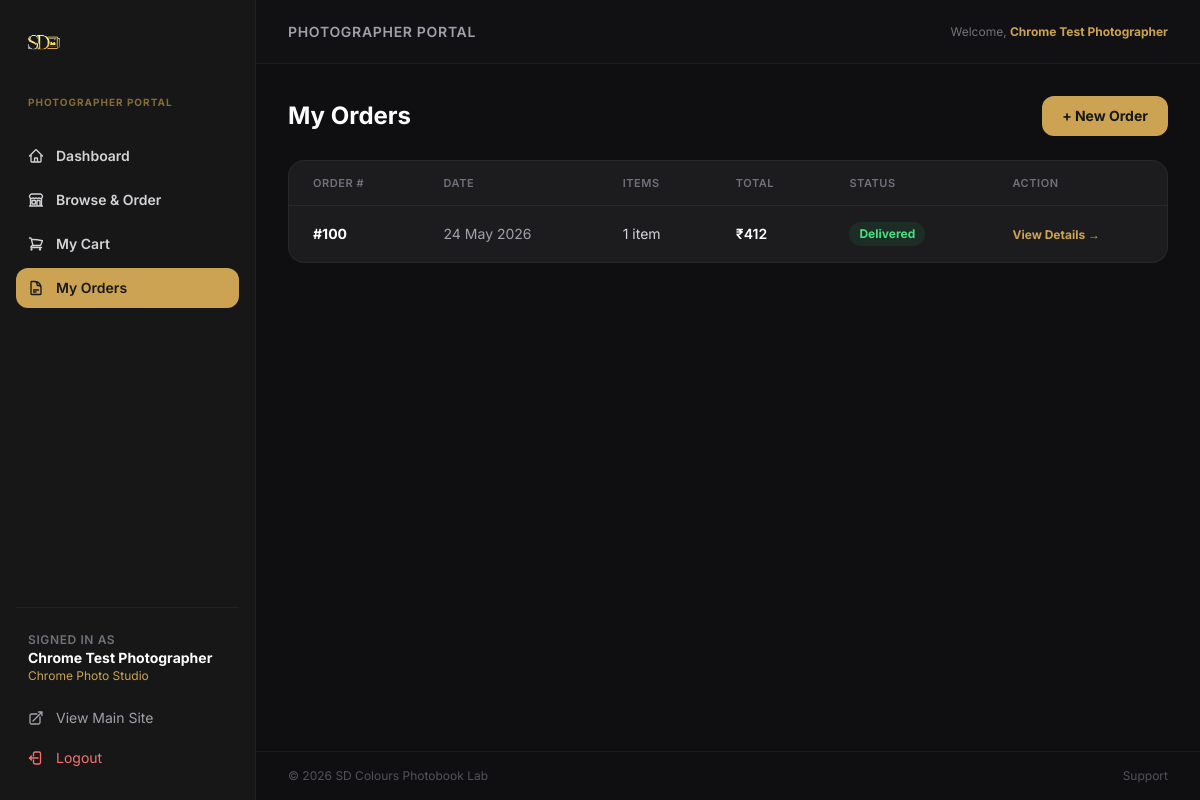
Screenshot of /backend/photographer/orders.php (signed in) with the database file from the repository.
### tables this page shows
CREATE TABLE `users` (
  `id` int(10) UNSIGNED NOT NULL,
  `name` varchar(150) NOT NULL,
  `email` varchar(200) NOT NULL,
  `password_hash` varchar(255) NOT NULL,
  `role` enum('admin','photographer') NOT NULL DEFAULT 'photographer',
  `phone` varchar(20) DEFAULT NULL,
  `studio_name` varchar(200) DEFAULT NULL,
  `city` varchar(100) DEFAULT NULL,
  `status` enum('pending','approved','rejected') NOT NULL DEFAULT 'pending',
  `created_at` datetime NOT NULL DEFAULT current_timestamp()
);

CREATE TABLE `orders` (
  `id` int(10) UNSIGNED NOT NULL,
  `photographer_id` int(10) UNSIGNED DEFAULT NULL,
  `status` enum('pending','processing','shipped','delivered','cancelled') NOT NULL DEFAULT 'pending',
  `total` decimal(10,2) NOT NULL DEFAULT 0.00,
  `notes` text DEFAULT NULL,
  `admin_notes` text DEFAULT NULL,
  `created_at` datetime NOT NULL DEFAULT current_timestamp(),
  `updated_at` datetime NOT NULL DEFAULT current_timestamp() ON UPDATE current_timestamp(),
  `shipping_address` text DEFAULT NULL,
  `manual_studio_name` varchar(200) DEFAULT NULL,
  `manual_phone` varchar(20) DEFAULT NULL,
  `manual_size` varchar(50) DEFAULT NULL,
  `discount_percent` decimal(5,2) DEFAULT 0.00,
  `discount_amount` decimal(10,2) DEFAULT 0.00,
  `secure_key` varchar(64) DEFAULT NULL,
  `net_pay` decimal(10,2) DEFAULT 0.00
);

### backend/includes/auth.php (called while the page is built, shortened)
<?php
function getCurrentUser() {
    $db = getDB();
    $stmt = $db->prepare('SELECT * FROM users WHERE id = ?');
    $stmt->execute([$_SESSION['user_id']]);
    return $stmt->fetch();
}

### backend/photographer/orders.php (the view, shortened to what this page needs)
<?php
require_once '../includes/auth.php';
$db     = getDB();
$userId = $_SESSION['user_id'];
$order  = null;
$items  = [];
$stmt = $db->prepare("SELECT o.*, COUNT(oi.id) as item_count FROM orders o LEFT JOIN order_items oi ON o.id=oi.order_id WHERE o.photographer_id=? GROUP BY o.id ORDER BY o.created_at DESC");
$stmt->execute([$userId]);
$orders = $stmt->fetchAll();
$statusMap = [
    'pending'    => ['bg-yellow-500/10 text-yellow-400', '⏳', 'Pending'],
    'paid'       => ['bg-green-500/10 text-green-400',  '💵', 'Paid'],
    'processing' => ['bg-blue-500/10 text-blue-400',    '⚙️', 'Processing'],
    'shipped'    => ['bg-purple-500/10 text-purple-400', '🚚', 'Shipped'],
    'delivered'  => ['bg-green-500/10 text-green-400',  '✅', 'Delivered'],
    'cancelled'  => ['bg-red-500/10 text-red-400',      '❌', 'Cancelled'],
];
require_once '../includes/photographer_header.php';
?>
  <?php if ($order): ?>
  <?php [$sc, $si, $sl] = $statusMap[$order['status']] ?? ['bg-zinc-500/10 text-zinc-400', '📄', ucfirst($order['status'])]; ?>
  <div class="mx-4 mb-4 <?= $sc ?> rounded-2xl px-4 py-3 flex items-center gap-3">
    <span class="text-xl"><?= $si ?></span>
    <div>
      <div class="font-bold text-sm"><?= $sl ?></div>
      <div class="text-xs opacity-70">Order status</div>
    </div>
  </div>
  <div class="mx-4 bg-darkcard border border-white/5 rounded-2xl overflow-hidden mb-4">
    <div class="px-4 py-3 border-b border-white/5">
      <span class="text-xs font-bold text-zinc-400 uppercase tracking-wider">Items Ordered</span>
    </div>
    <?php foreach ($items as $item): ?>
    <div class="px-4 py-3.5 border-b border-white/5 last:border-b-0">
      <div class="flex justify-between gap-2">
        <div class="flex-grow min-w-0">
          <div class="text-white font-bold text-sm leading-tight truncate"><?= htmlspecialchars($item['product_name']) ?></div>
          <?php if ($item['size']): ?><div class="text-zinc-500 text-xs mt-0.5">Size: <?= htmlspecialchars($item['size']) ?></div><?php endif; ?>
          <?php if ($item['notes']): ?><div class="text-zinc-600 text-xs mt-0.5 italic"><?= htmlspecialchars($item['notes']) ?></div><?php endif; ?>
          <div class="text-zinc-500 text-xs mt-1"><?= $item['quantity'] ?> × ₹<?= number_format($item['unit_price']) ?></div>
        </div>
        <div class="text-primary font-black text-sm flex-shrink-0">₹<?= number_format($item['unit_price'] * $item['quantity']) ?></div>
      </div>
    </div>
    <?php endforeach; ?>
    <div class="px-4 py-4 bg-white/3 flex justify-between items-center">
      <span class="text-zinc-300 font-bold">Total</span>
      <span class="text-primary font-black text-xl">₹<?= number_format($order['total']) ?></span>
    </div>
  </div>
  <?php if (!empty($order['shipping_address'])): ?>
  <div class="mx-4 mb-3 bg-darkcard border border-white/5 rounded-2xl px-4 py-3">
    <div class="text-[10px] font-bold text-zinc-500 uppercase tracking-wider mb-1">Shipping Address</div>
    <div class="text-zinc-300 text-sm whitespace-pre-line"><?= htmlspecialchars($order['shipping_address']) ?></div>
  </div>
  <?php endif; ?>
  <?php if ($order['notes']): ?>
  <div class="mx-4 mb-3 bg-darkcard border border-white/5 rounded-2xl px-4 py-3">
    <div class="text-[10px] font-bold text-zinc-500 uppercase tracking-wider mb-1">Your Note</div>
    <div class="text-zinc-300 text-sm"><?= htmlspecialchars($order['notes']) ?></div>
  </div>
  <?php endif; ?>
  <?php if (!empty($order['drive_link'])): ?>
  <div class="mx-4 mb-3 bg-darkcard border border-white/5 rounded-2xl px-4 py-3">
    <div class="text-[10px] font-bold text-zinc-500 uppercase tracking-wider mb-1">Google Drive / WeTransfer Link</div>
    <a href="<?= htmlspecialchars($order['drive_link']) ?>" target="_blank" class="text-primary text-sm font-bold hover:underline break-all block mt-1">
      🔗 Visit Link
    </a>
  </div>
  <?php endif; ?>
  <?php if ($order['admin_notes']): ?>
  <div class="mx-4 mb-3 bg-blue-500/5 border border-blue-500/20 rounded-2xl px-4 py-3">
    <div class="text-[10px] font-bold text-blue-400 uppercase tracking-wider mb-1">📋 Admin Note</div>
    <div class="text-zinc-300 text-sm"><?= htmlspecialchars($order['admin_notes']) ?></div>
  </div>
  <?php endif; ?>
  <div class="px-4">
    <a href="/photographer/shop.php" class="flex items-center justify-center gap-2 w-full bg-primary text-secondary font-bold text-sm py-4 rounded-2xl touch-btn">
      + Place Another Order
    </a>
  </div>
  <?php else: ?>
    <?php foreach ($orders as $o):
      [$sc, $si, $sl] = $statusMap[$o['status']] ?? ['bg-zinc-500/10 text-zinc-400', '📄', ucfirst($o['status'])];
    ?>
    <?php endforeach; ?>
  <?php endif; ?>
<div class="hidden md:block">
  <div class="flex items-center justify-between mb-6">
    <div class="flex items-center gap-4">
      <?php if ($order): ?>
      <a href="/photographer/orders.php" class="text-zinc-400 hover:text-white transition-all text-sm">← All Orders</a>
      <h1 class="text-2xl font-bold text-white">Order #<?= $order['id'] ?></h1>
      <?php else: ?>
      <h1 class="text-2xl font-bold text-white">My Orders</h1>
      <?php endif; ?>
    </div>
    <?php if (!$order): ?>
    <a href="/photographer/shop.php" class="bg-primary text-secondary px-5 py-2.5 rounded-xl font-bold text-sm hover:bg-primary-dark transition-all">+ New Order</a>
    <?php endif; ?>
  </div>
  <?php if ($order): ?>
  <?php [$sc, $si, $sl] = $statusMap[$order['status']] ?? ['bg-zinc-500/10 text-zinc-400', '📄', ucfirst($order['status'])]; ?>
  <div class="bg-darkcard border border-white/5 rounded-2xl overflow-hidden mb-6">
    <div class="px-6 py-4 border-b border-white/5 flex justify-between items-center">
      <div>
        <div class="text-zinc-400 text-xs">Order Date</div>
        <div class="text-white font-bold"><?= date('d M Y, h:i A', strtotime($order['created_at'])) ?></div>
      </div>
      <span class="px-4 py-1.5 rounded-full text-sm font-bold <?= $sc ?>"><?= $sl ?></span>
    </div>
    <?php foreach ($items as $item): ?>
    <div class="px-6 py-4 border-b border-white/5 flex justify-between items-center">
      <div>
        <div class="text-white font-bold"><?= htmlspecialchars($item['product_name']) ?><?= $item['size'] ? " – {$item['size']}" : '' ?></div>
        <?php if ($item['notes']): ?><div class="text-zinc-500 text-xs mt-0.5 italic"><?= htmlspecialchars($item['notes']) ?></div><?php endif; ?>
        <div class="text-zinc-500 text-xs mt-1"><?= $item['quantity'] ?> × ₹<?= number_format($item['unit_price']) ?></div>
      </div>
      <div class="text-primary font-black text-lg">₹<?= number_format($item['unit_price'] * $item['quantity']) ?></div>
    </div>
    <?php endforeach; ?>
    <div class="px-6 py-4 flex justify-between items-center bg-white/3">
      <span class="text-white font-bold text-lg">Total</span>
      <span class="text-primary font-black text-2xl">₹<?= number_format($order['total']) ?></span>
    </div>
    <?php if (!empty($order['shipping_address'])): ?>
    <div class="px-6 py-4 border-t border-white/5 bg-white/2">
      <div class="text-xs font-bold text-zinc-500 uppercase tracking-wider mb-1">Shipping Address</div>
      <div class="text-zinc-300 whitespace-pre-line"><?= htmlspecialchars($order['shipping_address']) ?></div>
    </div>
    <?php endif; ?>
    <?php if ($order['notes']): ?>
    <div class="px-6 py-4 border-t border-white/5 bg-white/2">
      <div class="text-xs font-bold text-zinc-500 uppercase tracking-wider mb-1">Your Note</div>
      <div class="text-zinc-300"><?= htmlspecialchars($order['notes']) ?></div>
    </div>
    <?php endif; ?>
    <?php if (!empty($order['drive_link'])): ?>
    <div class="px-6 py-4 border-t border-white/5 bg-white/2">
      <div class="text-xs font-bold text-zinc-500 uppercase tracking-wider mb-1">Google Drive / WeTransfer Link</div>
      <a href="<?= htmlspecialchars($order['drive_link']) ?>" target="_blank" class="text-primary text-sm font-bold hover:underline break-all block mt-1">
        <?= htmlspecialchars($order['drive_link']) ?>
      </a>
    </div>
    <?php endif; ?>
    <?php if ($order['admin_notes']): ?>
    <div class="px-6 py-4 border-t border-blue-500/20 bg-blue-500/5">
      <div class="text-xs font-bold text-blue-400 uppercase tracking-wider mb-1">Admin Note</div>
      <div class="text-zinc-300"><?= htmlspecialchars($order['admin_notes']) ?></div>
    </div>
    <?php endif; ?>
  </div>
  <?php else: ?>
  <div class="bg-darkcard border border-white/5 rounded-2xl overflow-hidden">
    <div class="overflow-x-auto">
      <table class="w-full text-sm">
        <thead><tr class="border-b border-white/5">
          <th class="px-6 py-3 text-left text-[11px] font-semibold text-zinc-500 uppercase tracking-wider">Order #</th>
          <th class="px-6 py-3 text-left text-[11px] font-semibold text-zinc-500 uppercase tracking-wider">Date</th>
          <th class="px-6 py-3 text-left text-[11px] font-semibold text-zinc-500 uppercase tracking-wider">Items</th>
          <th class="px-6 py-3 text-left text-[11px] font-semibold text-zinc-500 uppercase tracking-wider">Total</th>
          <th class="px-6 py-3 text-left text-[11px] font-semibold text-zinc-500 uppercase tracking-wider">Status</th>
          <th class="px-6 py-3 text-left text-[11px] font-semibold text-zinc-500 uppercase tracking-wider">Action</th>
        </tr></thead>
        <tbody class="divide-y divide-white/5">
          <?php foreach ($orders as $o):
            [$sc, $si, $sl] = $statusMap[$o['status']] ?? ['bg-zinc-500/10 text-zinc-400', '📄', ucfirst($o['status'])];
          ?>
          <tr class="hover:bg-white/2 transition-colors">
            <td class="px-6 py-4 text-white font-bold">#<?= $o['id'] ?></td>
            <td class="px-6 py-4 text-zinc-400"><?= date('d M Y', strtotime($o['created_at'])) ?></td>
            <td class="px-6 py-4 text-zinc-300"><?= $o['item_count'] ?> item<?= $o['item_count'] != 1 ? 's' : '' ?></td>
            <td class="px-6 py-4 text-white font-semibold">₹<?= number_format($o['total']) ?></td>
            <td class="px-6 py-4"><span class="inline-flex px-2.5 py-1 rounded-full text-xs font-bold <?= $sc ?>"><?= $sl ?></span></td>
            <td class="px-6 py-4"><a href="/photographer/orders.php?id=<?= $o['id'] ?>" class="text-primary text-xs font-bold hover:underline">View Details →</a></td>
          </tr>
          <?php endforeach; ?>
        </tbody>
      </table>
    </div>
  </div>
  <?php endif; ?>
</div>
<?php require_once '../includes/photographer_footer.php'; ?>

### backend/includes/photographer_header.php (shortened to what this page needs)
<?php
require_once __DIR__ . '/auth.php';
$currentPage = basename($_SERVER['PHP_SELF']);
$user        = getCurrentUser();
$isLocal     = in_array($_SERVER['HTTP_HOST'] ?? '', ['localhost','localhost:8000','localhost:8001','127.0.0.1']) || php_sapi_name() === 'cli';
$frontendUrl = $isLocal ? 'http://localhost:3000' : 'https://sdcolourslab.in';
function isNavActive($p, $cur) {
    return $p === $cur ? 'bg-primary text-secondary font-bold' : 'text-zinc-300 hover:bg-white/5 hover:text-white';
}
?>
<!DOCTYPE html>
<html lang="en">
<head>
  <script src="https://cdn.tailwindcss.com"></script>
</head>
<body>
<div class="flex min-h-screen">
  <aside class="hidden md:flex w-64 bg-secondary border-r border-white/5 flex-col justify-between py-6 px-4 sticky top-0 h-screen overflow-y-auto flex-shrink-0">
    <div class="space-y-6">
      <a href="/photographer/index.php" class="flex items-center px-2"><img src="/images/logo.png" alt="SD Colours" class="h-10 w-auto brightness-110" /></a>
      <div class="px-3"><span class="text-[10px] font-bold uppercase tracking-widest text-primary/60">Photographer Portal</span></div>
      <nav class="space-y-1">
        <a href="/photographer/index.php" class="flex items-center gap-3 px-3 py-2.5 rounded-xl text-sm font-semibold transition-all <?= isNavActive('index.php',$currentPage) ?>">
          Dashboard
        </a>
        <a href="/photographer/shop.php" class="flex items-center gap-3 px-3 py-2.5 rounded-xl text-sm font-semibold transition-all <?= isNavActive('shop.php',$currentPage) ?>">
          Browse &amp; Order
        </a>
        <a href="/photographer/cart.php" class="flex items-center gap-3 px-3 py-2.5 rounded-xl text-sm font-semibold transition-all <?= isNavActive('cart.php',$currentPage) ?>">
          My Cart
        </a>
        <a href="/photographer/orders.php" class="flex items-center gap-3 px-3 py-2.5 rounded-xl text-sm font-semibold transition-all <?= isNavActive('orders.php',$currentPage) ?>">
          My Orders
        </a>
      </nav>
    </div>
    <div class="space-y-4 pt-6 border-t border-white/5">
      <div class="px-3">
        <p class="text-xs text-zinc-500 font-semibold uppercase tracking-wider">Signed In As</p>
        <p class="text-sm text-white font-bold truncate"><?= htmlspecialchars($user['name']) ?></p>
        <p class="text-xs text-primary truncate"><?= htmlspecialchars($user['studio_name'] ?: $user['email']) ?></p>
      </div>
      <div class="space-y-1">
        <a href="<?= $frontendUrl ?>" class="flex items-center gap-3 px-3 py-2 rounded-lg text-sm text-zinc-400 hover:bg-white/5 hover:text-white transition-all">
          View Main Site
        </a>
        <a href="/logout.php" class="flex items-center gap-3 px-3 py-2 rounded-lg text-sm text-red-400 hover:bg-red-500/10 transition-all">
          Logout
        </a>
      </div>
    </div>
  </aside>
  <div class="flex-grow flex flex-col min-w-0">
    <header class="hidden md:flex h-16 border-b border-white/5 items-center justify-between px-8 bg-secondary/30 flex-shrink-0">
      <h2 class="text-sm font-semibold text-zinc-400 uppercase tracking-wider">Photographer Portal</h2>
      <span class="text-xs text-zinc-500">Welcome, <strong class="text-primary"><?= htmlspecialchars($user['name']) ?></strong></span>
    </header>
    <div class="flex-grow md:p-6 lg:p-8 overflow-y-auto">

### backend/includes/photographer_header.php (style rules this page uses)
* { -webkit-tap-highlight-color: transparent; box-sizing: border-box; }
body { font-family: 'Inter', sans-serif; background: #0f0f11; color: #f4f4f5; }

### rows the page displays
users: name "Chrome Test Photographer", studio_name "Chrome Photo Studio"
orders: id "100", created_at "24 May 2026", item_count "1", total "412", sl "Delivered"
